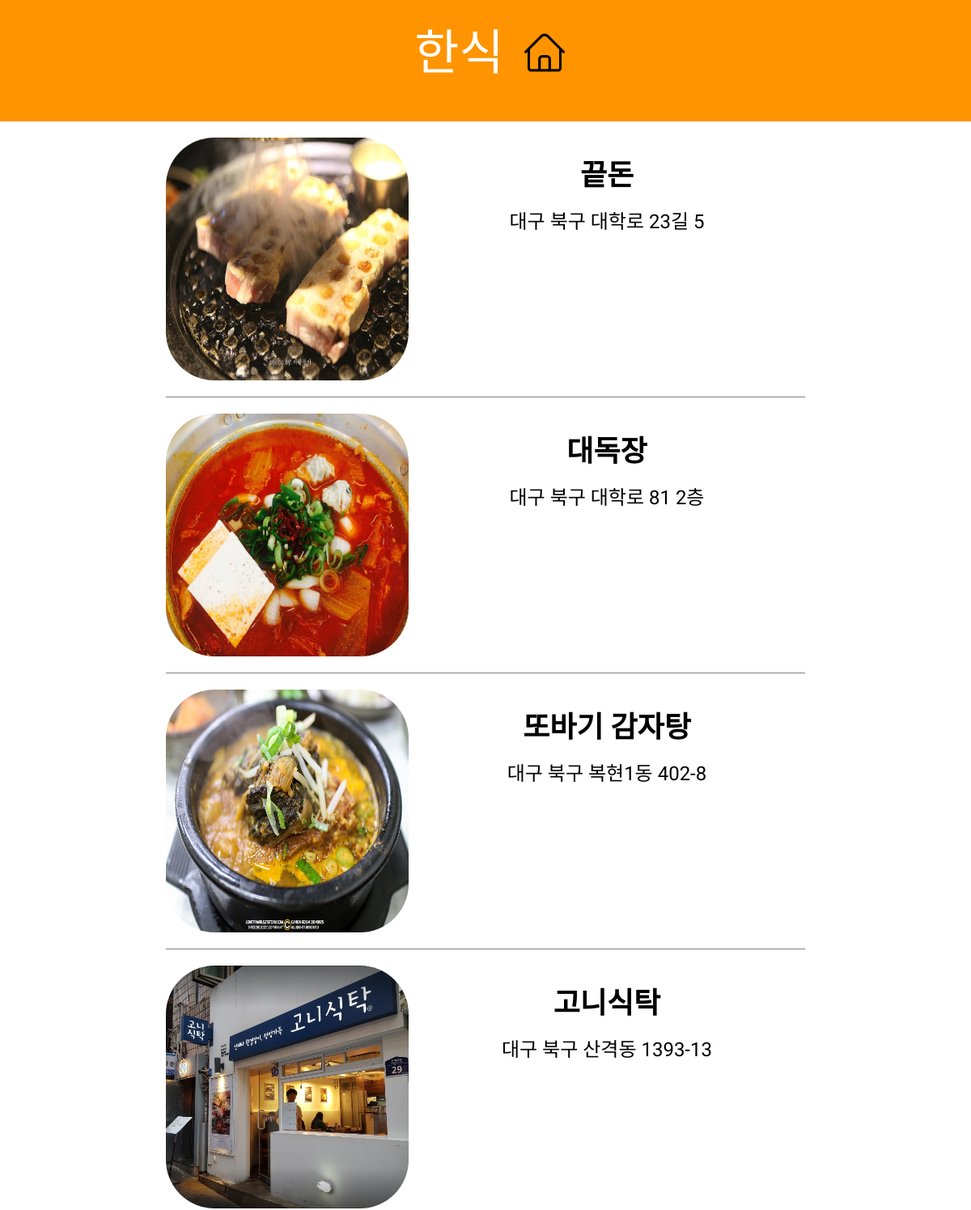
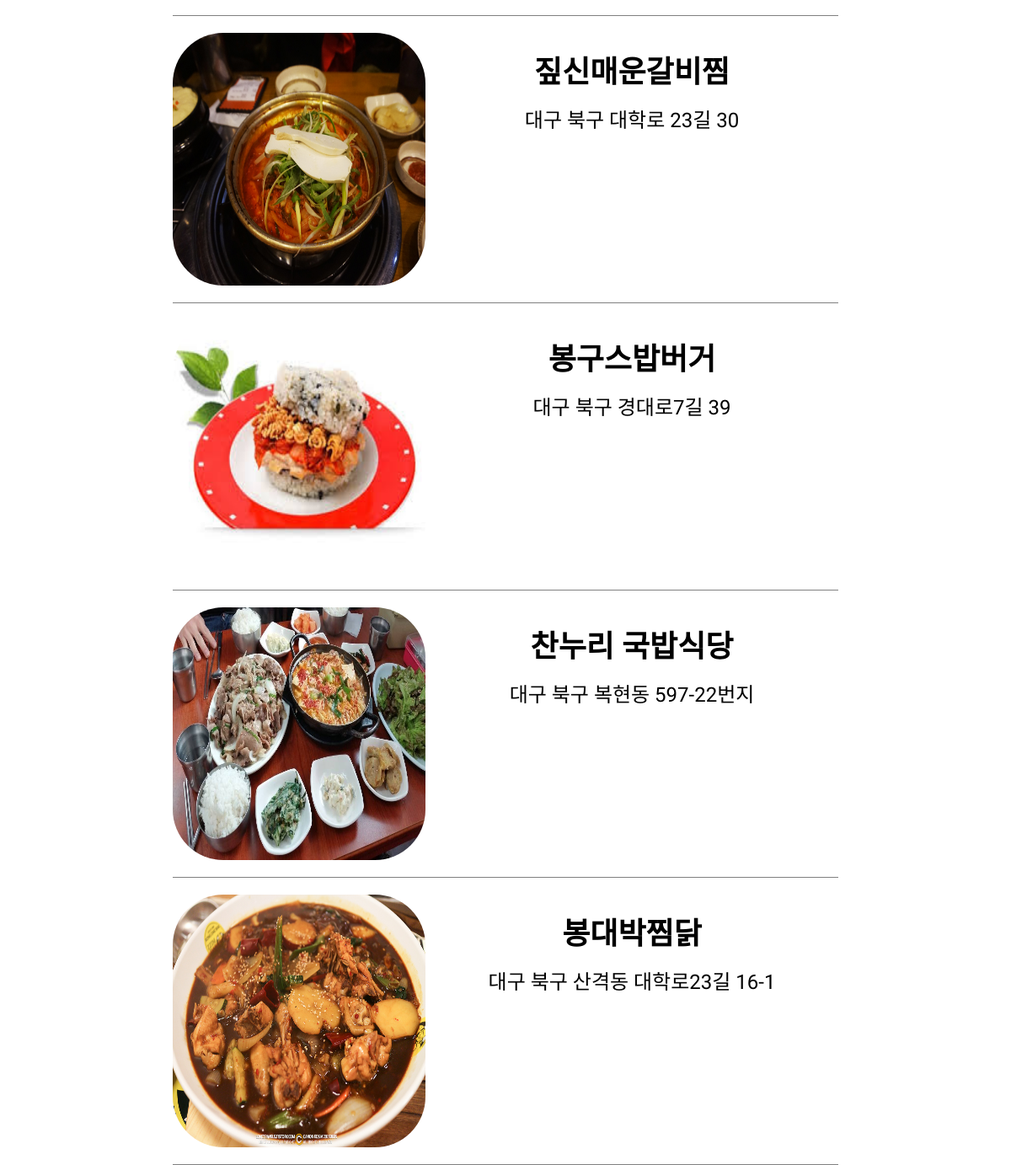
Page /category/한식/ on the committed database (2 pictures, top to bottom).
### app1/models.py (models this page shows, shortened)
class Shop(models.Model):
    name=models.CharField(max_length=225)
    address=models.CharField(max_length=225)
    phone_number=models.CharField(max_length=225)
    open_time=models.TimeField()
    close_time=models.TimeField()
    category=models.CharField(max_length=225)
    description=models.TextField()
    photo=models.ImageField(upload_to='images/')
    owner=models.ForeignKey(User, on_delete=models.CASCADE, null=True)
    likes =models.ManyToManyField(
        User, # User 모델과 Shop 모델을 M : N 관계로 두겠다.
        through='Like', # Like라는 중개 모델을 통해 M : N 관계를 맺는다.
        through_fields=('shop', 'user'), # Like에 shop 속성, user 속성을 추가하겠다.
        related_name='likes' # 1 : N  관계에서 market과 연결된 comment를 가져올 때 comment_set으로 가져왔는데,
        )

### app1/views.py (the view)
# urls.py: path('category/<str:category_name>/',app1.views.category, name="category"),
def category(request,category_name):
    shops=Shop.objects.filter(category=category_name) #category_name이 일치하는 식당만 선택
    shops=shops.annotate(number_of_reviews=Count('review')).order_by("-number_of_reviews")
    return render(request, 'category.html',{'shops':shops,'category_name':category_name})

### app1/templates/category.html (shortened to what this page needs)
<!DOCTYPE html>
<html lang="en">
<head>
    {% load static %}
    <link rel="stylesheet" href="https://stackpath.bootstrapcdn.com/bootstrap/4.3.1/css/bootstrap.min.css">
    <link rel="stylesheet" href="https://stackpath.bootstrapcdn.com/bootstrap/4.4.1/css/bootstrap.min.css">
    <link rel="stylesheet" href="{% static 'css/category.css'%}">
</head>
<body>
    <div class="page-header">
        <h1>{{category_name}}&nbsp<a href="{% url 'home' %}"><img class="icon" src="{% static 'img/home.png' %}"></a></h1>
    </div>
    {% for shop in shops %}
    <div class="row">
        <div class="col-md-2"></div>
        <div class="col-md-8 panel panel-default">
    <div class='restaurant'><a href="{% url 'restaurant' shop.id %}">
        {% if shop.photo %}
            <img src="{{shop.photo.url}}">
        {% else %}
            <img src="{% static 'nyam/{{category_name}}.png' %}">
        {% endif %}
        <div class="card">
            <p class="card-title">{{shop.name}}</p>
            {{shop.address}}</a>
        </div>
    </div>
</div>
    <div class="col-md-2"></div>
    {% endfor %}
</body>
</html>

### app1/templates/css/category.css (style rules this page uses)
.page-header { height:150px; background-color: #ff9400; margin-top: 20; padding: 20px 20px 20px 40px; }
.page-header h1 { font-family: 'Jua', sans-serif; color: #ffffff; font-size: 45pt; text-decoration: none; text-align: center; padding:10px; }
img { width: 300px; height: 300px; border-radius: 20%; }
.restaurant { color:black; font-size: 24px; display: flex; border-bottom: 1px solid gray; padding: 20px 0; }
.card { font-family: 'Jua', sans-serif; width: 100%; display: inline-block; padding: 0 20px; border: none; text-align: center; vertical-align: middle; padding-top: 20px; }
.card-title { font-family: 'Jua', sans-serif; font-weight: bold; font-size: 36px; }
a { text-decoration: none; color:black; }
.icon { width: 50px; height: 50px; margin:0 10px 10px; }

### rows in the picture
Shop: photo (picture), name "끝돈", address "대구 북구 대학로 23길 5"
Shop: photo (picture), name "대독장", address "대구 북구 대학로 81 2층"
Shop: photo (picture), name "또바기 감자탕", address "대구 북구 복현1동 402-8"
Shop: photo (picture), name "고니식탁", address "대구 북구 산격동 1393-13"
Shop: photo (picture), name "짚신매운갈비찜", address "대구 북구 대학로 23길 30"
Shop: photo (picture), name "봉구스밥버거", address "대구 북구 경대로7길 39"
Shop: photo (picture), name "찬누리 국밥식당", address "대구 북구 복현동 597-22번지"
Shop: photo (picture), name "봉대박찜닭", address "대구 북구 산격동 대학로23길 16-1"

### other values in the picture
{{ category_name }} "한식"
